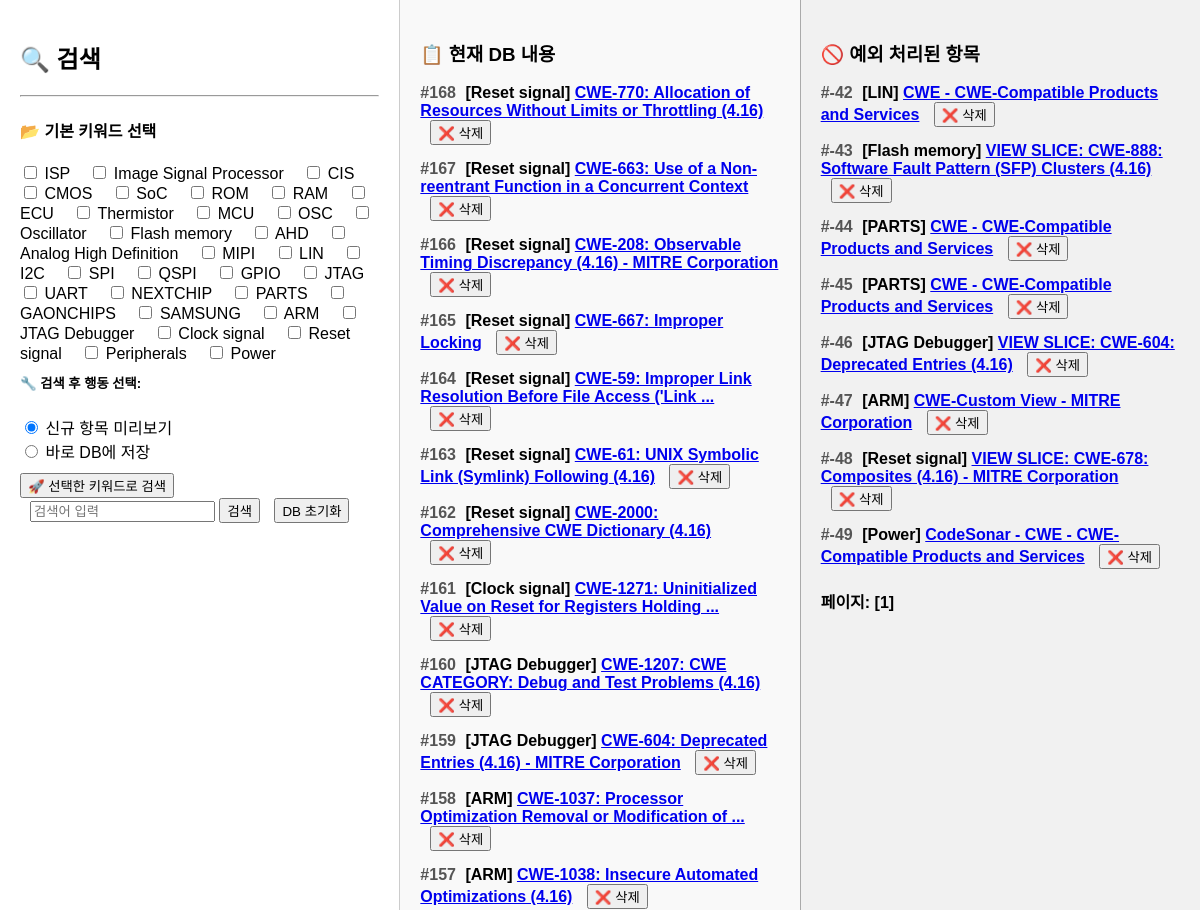
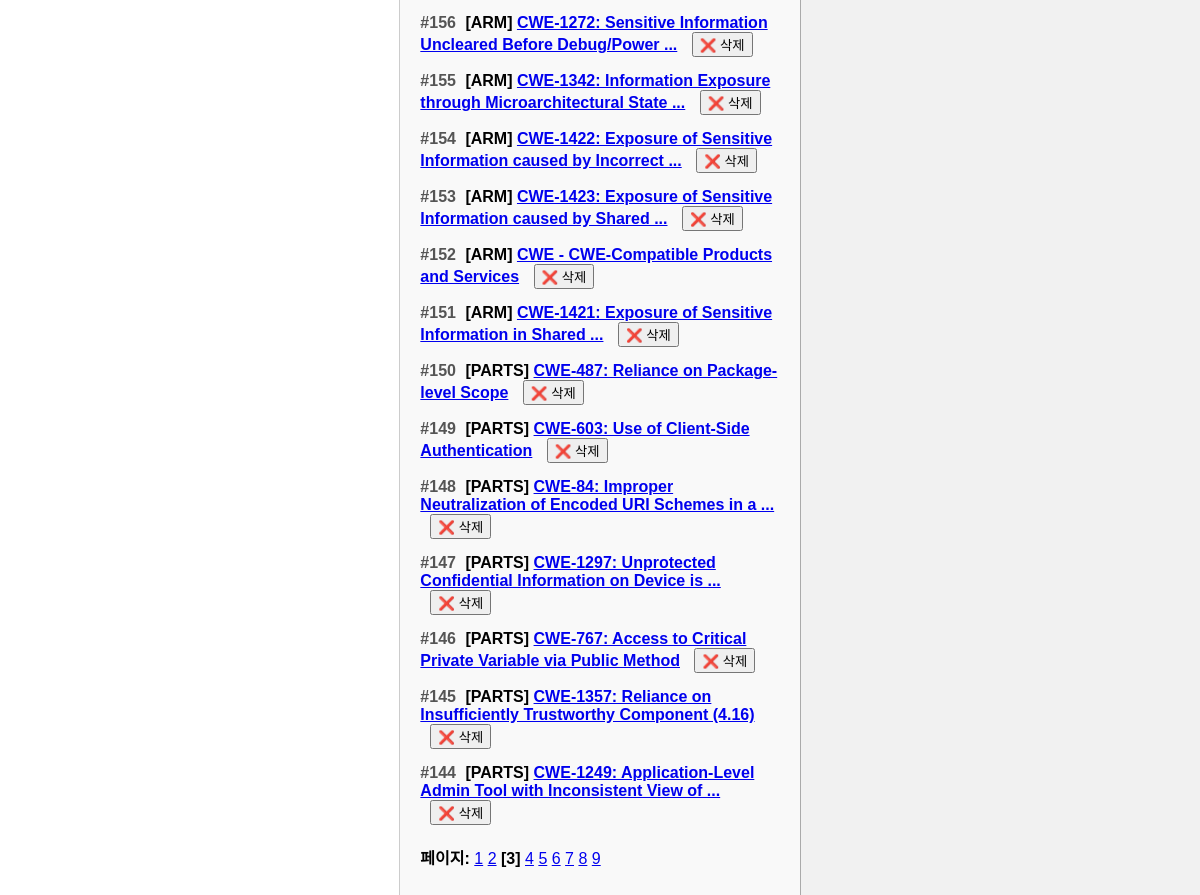
The page /search?page=3&excluded_page=1 on the database its author committed (2 pictures, top to bottom).
### tables this page shows
CREATE TABLE cwe_results (
            id INTEGER PRIMARY KEY AUTOINCREMENT,
            keyword TEXT,
            title TEXT,
            link TEXT UNIQUE,
            description TEXT,
            mitigation TEXT,
            created_at TIMESTAMP DEFAULT CURRENT_TIMESTAMP
        );

CREATE TABLE cwe_excluded (
            id INTEGER PRIMARY KEY AUTOINCREMENT,
            keyword TEXT,
            title TEXT,
            link TEXT UNIQUE,
            created_at TIMESTAMP DEFAULT CURRENT_TIMESTAMP
        );

### app.py (the view, shortened to what this page needs)
@app.route("/", methods=["GET"])
@app.route("/search", methods=["GET", "POST"])
def search():
    new_results = []
    page = int(request.args.get("page", 1))
    excluded_page_raw = request.args.get("excluded_page", "1")
    excluded_page = int(excluded_page_raw) if excluded_page_raw.isdigit() else 1
    db_results, total_pages, total_items = fetch_from_db(page)
    excluded_results, excluded_total_pages, excluded_total_items = fetch_excluded_from_db(excluded_page)
    enumerated_results = [
        (total_items - ((page - 1) * PER_PAGE + idx), keyword, title, link)
        for idx, (keyword, title, link) in enumerate(db_results)
    ]
    enumerated_excluded = [
        (excluded_total_items - ((page - 1) * PER_PAGE + idx), keyword, title, link)
        for idx, (keyword, title, link) in enumerate(excluded_results)
    ]
    return render_template("result.html",
        results=enumerated_results,
        page=page,
        total_pages=total_pages,
        new_results=new_results,
        default_keywords=default_keywords,
        excluded=enumerated_excluded,
        excluded_total_pages=excluded_total_pages,
        excluded_page=excluded_page  # ✅ 이 줄 추가
    )

### app.py (called while the page is built)
def fetch_from_db(page, per_page=PER_PAGE):
    conn = sqlite3.connect("cwe.db")
    c = conn.cursor()
    offset = (page - 1) * per_page
    c.execute("SELECT COUNT(*) FROM cwe_results")
    total = c.fetchone()[0]
    total_pages = math.ceil(total / per_page)
    c.execute("SELECT keyword, title, link FROM cwe_results ORDER BY created_at DESC LIMIT ? OFFSET ?", (per_page, offset))
    results = c.fetchall()
    conn.close()
    return results, total_pages, total

### model.py (called while the page is built)
def fetch_excluded_from_db(page, per_page=30):
    conn = sqlite3.connect("cwe.db")
    c = conn.cursor()
    offset = (page - 1) * per_page
    c.execute("SELECT COUNT(*) FROM cwe_excluded")
    total = c.fetchone()[0]
    total_pages = math.ceil(total / per_page)
    c.execute("SELECT keyword, title, link FROM cwe_excluded ORDER BY id DESC LIMIT ? OFFSET ?", (per_page, offset))
    results = c.fetchall()
    conn.close()
    return results, total_pages, total

### templates/result.html (shortened to what this page needs)
<!DOCTYPE html>
<html>
<head>
</head>
<body>
    <div class="main">
        <h2>🔍 검색</h2>
        <hr>
        <form action="{{ url_for('search_selected') }}" method="POST">
            <h4>📂 기본 키워드 선택</h4>
            {% for kw in default_keywords %}
                <label style="margin-right: 15px;">
                    <input type="checkbox" name="keywords" value="{{ kw }}"> {{ kw }}
                </label>
            {% endfor %}
            <h5 style="margin-top: 10px;">🔧 검색 후 행동 선택:</h5>
            <label><input type="radio" name="mode" value="preview" checked> 신규 항목 미리보기</label><br>
            <label><input type="radio" name="mode" value="save"> 바로 DB에 저장</label>
            <br>
            <button type="submit" style="margin-top: 10px;">🚀 선택한 키워드로 검색</button>
        </form>
        <form action="{{ url_for('search') }}" method="POST" style="display: inline; margin-left: 10px;">
            <input type="text" name="keyword" placeholder="검색어 입력" required>
            <button type="submit">검색</button>
        </form>
        <form action="{{ url_for('reset_db') }}" method="POST" style="display: inline; margin-left: 10px;">
            <button type="submit" onclick="return confirm('정말로 DB를 초기화할까요?')">DB 초기화</button>
        </form>
    </div>
    <div class="sidebar">
        <h3>📋 현재 DB 내용</h3>
        {% for no, keyword, title, link in results %}
            <div class="cwe-item">
                <div class="cwe-title">
                    <span class="cwe-no">#{{ no }}</span>
                    [{{ keyword }}] <a href="{{ link }}" target="_blank">{{ title }}</a>
                    <form method="POST" action="{{ url_for('delete') }}" style="display:inline;" onsubmit="return confirm('정말 삭제하시겠습니까?');">
                        <button type="submit" style="margin-left: 10px;">❌ 삭제</button>
                    </form>
                </div>
            </div>
        {% endfor %}
        <div style="margin-top: 20px;">
            <strong>페이지:</strong>
            {% for p in range(1, total_pages + 1) %}
                {% if p == page %}
                    <strong>[{{ p }}]</strong>
                {% else %}
                    <a href="{{ url_for('search', page=p, excluded_page=excluded_page) }}">{{ p }}</a>
                {% endif %}
            {% endfor %}
        </div>
    </div>
    <div class="excluded">
        <h3>🚫 예외 처리된 항목</h3>
        {% for no, keyword, title, link in excluded %}
            <div class="cwe-item">
                <div class="cwe-title">
                    <span class="cwe-no">#{{ no }}</span>
                    [{{ keyword }}] <a href="{{ link }}" target="_blank">{{ title }}</a>
                    <form method="POST" action="{{ url_for('delete_excluded') }}" style="display:inline;" onsubmit="return confirm('예외 항목을 삭제할까요?');">
                        <button type="submit" style="margin-left: 10px;">❌ 삭제</button>
                    </form>
                </div>
            </div>
        {% endfor %}
        <div style="margin-top: 20px;">
            <strong>페이지:</strong>
            {% for p in range(1, excluded_total_pages + 1) %}
                {% if p == excluded_page %}
                    <strong>[{{ p }}]</strong>
                {% else %}
                    <a href="{{ url_for('search', page=page, excluded_page=p) }}">{{ p }}</a>
                {% endif %}
            {% endfor %}
        </div>
    </div>
</body>
</html>

### templates/result.html (style rules this page uses)
body { display: flex; margin: 0; font-family: Arial, sans-serif; }
.main, .sidebar, .excluded { flex: 1; padding: 20px; height: 100vh; overflow-y: auto; }
.sidebar { border-left: 1px solid #ccc; background-color: #f9f9f9; }
.excluded { border-left: 1px solid #aaa; background-color: #f1f1f1; }
.cwe-item { margin-bottom: 15px; }
.cwe-title { font-weight: bold; }
.cwe-no { font-weight: bold; margin-right: 5px; color: #555; }

### rows shown on the page
cwe_results: no "168", keyword "Reset signal", title "CWE-770: Allocation of Resources Without Limits or Throttling (4.16)"
cwe_results: no "167", keyword "Reset signal", title "CWE-663: Use of a Non-reentrant Function in a Concurrent Context"
cwe_results: no "166", keyword "Reset signal", title "CWE-208: Observable Timing Discrepancy (4.16) - MITRE Corporation"
cwe_results: no "165", keyword "Reset signal", title "CWE-667: Improper Locking"
cwe_results: no "164", keyword "Reset signal", title "CWE-59: Improper Link Resolution Before File Access ('Link ..."
cwe_results: no "163", keyword "Reset signal", title "CWE-61: UNIX Symbolic Link (Symlink) Following (4.16)"
cwe_results: no "162", keyword "Reset signal", title "CWE-2000: Comprehensive CWE Dictionary (4.16)"
cwe_results: no "161", keyword "Clock signal", title "CWE-1271: Uninitialized Value on Reset for Registers Holding ..."
cwe_results: no "160", keyword "JTAG Debugger", title "CWE-1207: CWE CATEGORY: Debug and Test Problems (4.16)"
cwe_results: no "159", keyword "JTAG Debugger", title "CWE-604: Deprecated Entries (4.16) - MITRE Corporation"
cwe_results: no "158", keyword "ARM", title "CWE-1037: Processor Optimization Removal or Modification of ..."
cwe_results: no "157", keyword "ARM", title "CWE-1038: Insecure Automated Optimizations (4.16)"
cwe_results: no "156", keyword "ARM", title "CWE-1272: Sensitive Information Uncleared Before Debug/Power ..."
cwe_results: no "155", keyword "ARM", title "CWE-1342: Information Exposure through Microarchitectural State ..."
cwe_results: no "154", keyword "ARM", title "CWE-1422: Exposure of Sensitive Information caused by Incorrect ..."
cwe_results: no "153", keyword "ARM", title "CWE-1423: Exposure of Sensitive Information caused by Shared ..."
cwe_results: no "152", keyword "ARM", title "CWE - CWE-Compatible Products and Services"
cwe_results: no "151", keyword "ARM", title "CWE-1421: Exposure of Sensitive Information in Shared ..."
cwe_results: no "150", keyword "PARTS", title "CWE-487: Reliance on Package-level Scope"
cwe_results: no "149", keyword "PARTS", title "CWE-603: Use of Client-Side Authentication"
cwe_results: no "148", keyword "PARTS", title "CWE-84: Improper Neutralization of Encoded URI Schemes in a ..."
cwe_results: no "147", keyword "PARTS", title "CWE-1297: Unprotected Confidential Information on Device is ..."
cwe_results: no "146", keyword "PARTS", title "CWE-767: Access to Critical Private Variable via Public Method"
cwe_results: no "145", keyword "PARTS", title "CWE-1357: Reliance on Insufficiently Trustworthy Component (4.16)"
cwe_results: no "144", keyword "PARTS", title "CWE-1249: Application-Level Admin Tool with Inconsistent View of ..."
cwe_excluded: no "-42", keyword "LIN", title "CWE - CWE-Compatible Products and Services"
cwe_excluded: no "-43", keyword "Flash memory", title "VIEW SLICE: CWE-888: Software Fault Pattern (SFP) Clusters (4.16)"
cwe_excluded: no "-44", keyword "PARTS", title "CWE - CWE-Compatible Products and Services"
cwe_excluded: no "-45", keyword "PARTS", title "CWE - CWE-Compatible Products and Services"
cwe_excluded: no "-46", keyword "JTAG Debugger", title "VIEW SLICE: CWE-604: Deprecated Entries (4.16)"
cwe_excluded: no "-47", keyword "ARM", title "CWE-Custom View - MITRE Corporation"
cwe_excluded: no "-48", keyword "Reset signal", title "VIEW SLICE: CWE-678: Composites (4.16) - MITRE Corporation"
cwe_excluded: no "-49", keyword "Power", title "CodeSonar - CWE - CWE-Compatible Products and Services"

### other values the page prints
{{ kw }} "ISP" "Image Signal Processor" "CIS" "CMOS" "SoC" "ROM" "RAM" "ECU" "Thermistor" "MCU" "OSC" "Oscillator" "Flash memory" "AHD" "Analog High Definition" "MIPI" "LIN" "I2C" "SPI" "QSPI" "GPIO" "JTAG" "UART" "NEXTCHIP" "PARTS" "GAONCHIPS" "SAMSUNG" "ARM" "JTAG Debugger" "Clock signal" "Reset signal" "Peripherals" "Power"
{{ p }} "1" "2" "4" "5" "6" "7" "8" "9"
{{ p }} "3"
{{ p }} "1"
